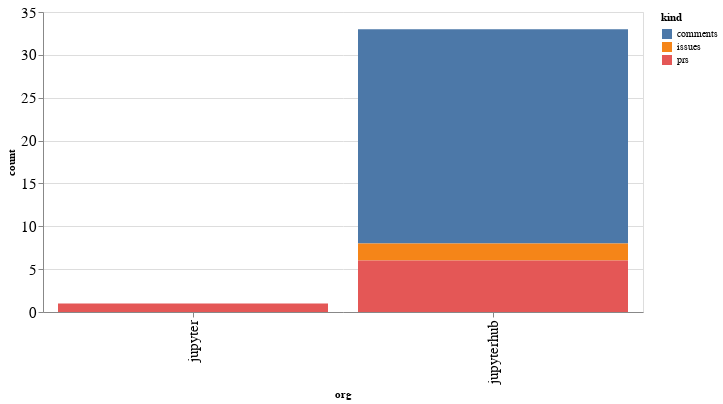

The notebook cell saved with this chart:
### Code cell
alt.Chart(org_summaries, width=600).mark_bar().encode(
    x='org',
    y='count',
    color='kind',
    tooltip="org"
)

### Figure 1 — Vega-Lite specification as saved in the notebook (floating-point values rounded to 4 significant figures)
{"config": {"axisLeft": {"labelFontSize": 15}, "axisBottom": {"labelFontSize": 15}}, "data": {"name": "data-8f7dacd6d74a84d35cd9a496dc85a14c"}, "mark": "bar", "encoding": {"color": {"type": "nominal", "field": "kind"}, "tooltip": {"type": "nominal", "field": "org"}, "x": {"type": "nominal", "field": "org"}, "y": {"type": "quantitative", "field": "count"}}, "width": 600, "$schema": "https://vega.github.io/schema/vega-lite/v4.8.1.json", "datasets": {"data-8f7dacd6d74a84d35cd9a496dc85a14c": [{"org": "jupyter", "kind": "prs", "count": 1}, {"org": "jupyterhub", "kind": "comments", "count": 25}, {"org": "jupyterhub", "kind": "issues", "count": 2}, {"org": "jupyterhub", "kind": "prs", "count": 6}]}}
